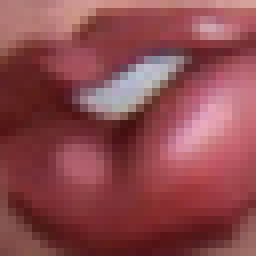
#> input picture img_01.jpg, 32 x 32 px (shown 8 times larger)
$ jupyter execute --allow-errors 01_KisHazi_NagyBalazs.ipynb
#> lines starting #> are read from the running program, lines starting #| are printed output that depends on the picture; long printed decimals are rounded
# 1. Kis Házi

[cell 1]
import pandas as pd
import numpy as np
from PIL import Image
from matplotlib import pyplot as PLT  # Nessesary imports

# Task 1: Picture manipulation

[cell 2]
images=["img_01.jpg","img_02.jpg","img_03.jpg","img_04.jpg","img_05.jpg"] #This list contains the names of the 5 images
pictures = {}
key = 0
for image in images:          # The for loop goes over the list and imports all the images
    img = Image.open(image)   #img = Image.open('img_01.jpg')
#> img is the input picture: PIL image 32x32 RGB; mean R, G, B 140.4, 73.2, 77.6
    arr = np.array(img)       # 32x32x3 array arr = np.array(img)
    pictures[key] = arr       # The images tored in a dictionary
    key = key + 1             #The keys will be numbers 0-4

[cell 3]
print("Elemets in array: %d" % arr.size) # Check the imported image size and shape (debug purposes)
#| Elemets in array: 3072
print("Shape of the array: %s" % str(arr.shape))
#| Shape of the array: (32, 32, 3)

[cell 4]
for key in pictures:          # print out the pictures and the R-G-B matrixes
    PLT.imshow(pictures[key])
    PLT.show()
    R = pictures[key][:,:,0]
    G = pictures[key][:,:,1]
    B = pictures[key][:,:,2]
    print("R matrix of the picture")
    print(R)
    print("\n")
    print("G matrix of the picture")
    print(G)
    print("\n")
    print("B matrix of the picture")
    print(B)
    print("\n")
#> this loop made 5 passes
#> (printed output is left out)
#> pass 1, `R = pictures[key][:,:,0]`:
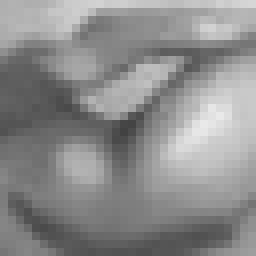
#> R: shape (32, 32) (shown 8 times larger); min 66, max 233, mean 140.4
#> pass 1, `G = pictures[key][:,:,1]`:
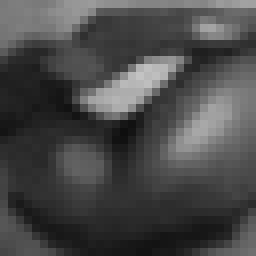
#> G: shape (32, 32) (shown 8 times larger); min 14, max 195, mean 73.2
#> pass 1, `B = pictures[key][:,:,2]`:
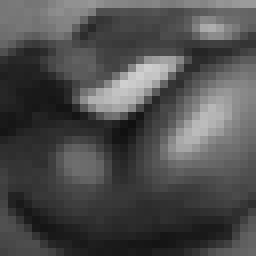
#> B: shape (32, 32) (shown 8 times larger); min 16, max 207, mean 77.6
#> pass 2, `R = pictures[key][:,:,0]`:
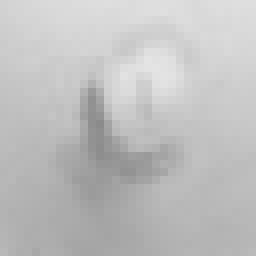
#> R: shape (32, 32) (shown 8 times larger); min 139, max 228, mean 191.5

[cell 5]
RGB_list = []#empty list initialization
R_list = []
G_list = []
B_list = []
for key in pictures:
    R_flat = np.array((pictures[key][:,:,0]).flatten())       #Flatten the R component of the image into 1D array
    G_flat = np.array((pictures[key][:,:,1]).flatten())       #Flatten the G component of the image into 1D array
    B_flat = np.array((pictures[key][:,:,2]).flatten())       #Flatten the B component of the image into 1D array
    Flat = np.concatenate((R_flat, G_flat, B_flat), axis=0)   #Concatenate the 3 component
    RGB_list.append(Flat)                                     #Append to the previously empt list
    R_list.append(R_flat)
    G_list.append(G_flat)
    B_list.append(B_flat)
#> after the loop, B_list = 5 items; G_list = 5 items; RGB_list = 5 items; R_list = 5 items
RGB_array = np.array(RGB_list)                                #Transform the list into a numpy array
R_array = np.array(R_list)
G_array = np.array(G_list)
B_array = np.array(B_list)
print(RGB_array)
#> (printed output is left out)
print("\n")
print("The dimensions of the data: " + str(RGB_array.shape))  #Check the dimension 32*32*3=3072, 5 pics
#| The dimensions of the data: (5, 3072)
print("\n")
print(R_array)
#> (printed output is left out)
print("\n")
print("The dimensions of one chanel: " + str(R_array.shape))
#| The dimensions of one chanel: (5, 1024)

[cell 6]
#Calculating the mean for every RGB channel
R_mean = np.mean(R_array)
#> R_mean = 125.1
G_mean = np.mean(G_array)
#> G_mean = 97.18
B_mean = np.mean(B_array)
#> B_mean = 98.72
print("R chanel mean = " + str(R_mean))
#| R chanel mean = 125.079
print("G chanel mean = " + str(G_mean))
#| G chanel mean = 97.184
print("B chanel mean = " + str(B_mean))
#| B chanel mean = 98.723

[cell 7]
#Calculating the standard deviation for every RGB channel
R_std = np.std(R_array)
#> R_std = 73.35
G_std = np.std(G_array)
#> G_std = 72.16
B_std = np.std(B_array)
#> B_std = 76.5
print("R chanel std = " + str(R_std))
#| R chanel std = 73.352
print("G chanel std = " + str(G_std))
#| G chanel std = 72.156
print("B chanel std = " + str(B_std))
#| B chanel std = 76.504

[cell 8]
R_norm = (R_array - R_mean)/R_std # Normalization of every chanel
G_norm = (G_array - G_mean)/G_std
B_norm = (B_array - B_mean)/B_std
print(R_norm)
#> (printed output is left out)
print("\n")
print(R_norm.shape) # Debug: check the dimensions of the array
#| (5, 1024)

[cell 9]
#Making an array wich contains the images in one row, RGB channels are normalized and flattend
RGB_norm = np.concatenate((R_norm, G_norm, B_norm), axis=1)
print("Dimensions of RGB_norm matrix: " + str(RGB_norm.shape))
#| Dimensions of RGB_norm matrix: (5, 3072)
print("\n")
print("Final normalizad database is:")
print("\n")
print(RGB_norm)
#> (printed output is left out)
